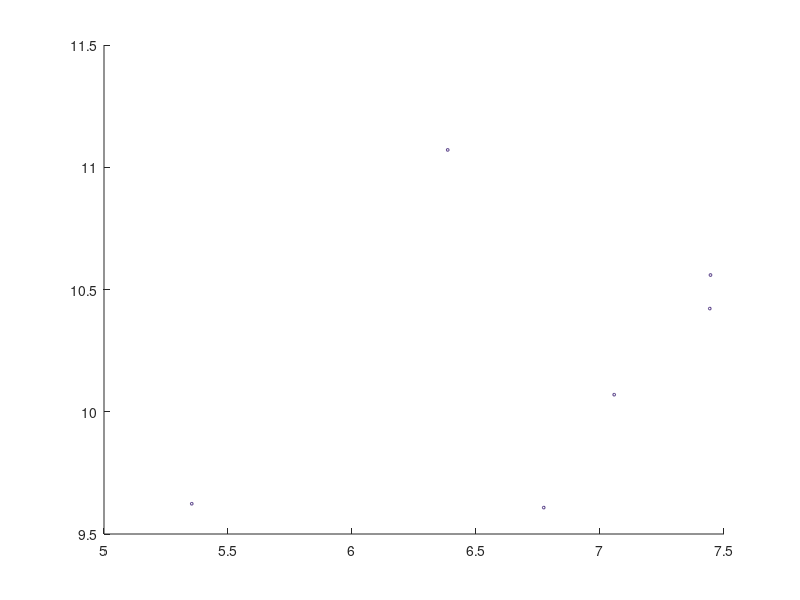

This chart was generated by the following MATLAB code: (Note: this script raises an error after producing the figure.)
% Dirichlet process (DP) mixture model as Chinese restaurant process (CRP) mixture
% directly yields cluster assignments of each observation
% Following nomenclature of Teh 2010
%
% G ~ DP(alpha, H)
% G = sum of pi_k * delta_theta_k, where delta_theta_k is a Kronecher delta f'n at theta_k
% theta_i ~ G
% theta_i = the parameters (hence cluster assignment) for observation x_i

%rng default;

H = @() rand(1,2) * 20; % base distribution = prior distribution over component parameters. Here, 2D uniform random variable in the square between [0, 0] and [10, 10] 
F = @(theta) mvnrnd(theta, [1 0; 0 1]); % component distribution, parametrized by theta. Here, 2D Gaussain with fixed covariance and parametrized mean. So we have a 2D Gaussian mixture

alpha = 10; % concentration parameter
N = 50; % # observations
K = 0; % # of active clusters

n = []; % # of observations assigned to each cluster
z = nan(N,1); % cluster assignment for each observation
theta_star = []; % parameters for each cluster
theta = nan(N,2); % parameters for each observation = theta_star(z(i))
x = nan(N,2); % observations

for i = 1:N % for each observation i
    % with probability proportional to n(k), assign i to cluster k;
    % with probability proportional to alpha, assign i to new cluster
    %
    p = [n(1:K), alpha];
    p = p / sum(p);
    
    z(i) = find(mnrnd(1, p)); % sample cluster assignment from categorical distribution with probabilities = the # of observations in each cluster, and alpha for the new cluster
    
    if z(i) == K + 1
        % new cluster
        %
        K = K + 1;
        n(K) = 1;
        theta_star(K,:) = H(); % draw new cluster params from base distribution
    else
        % old cluster
        %
        n(z(i)) = n(z(i)) + 1;
    end
    
    assert(isequal(K, numel(n)));
    assert(isequal(K, size(theta_star, 1)));
    
    % draw actual observation based on its cluster parameters
    % this is where the "mixture" part comes in; up to now, it's just a DP
    % with CRP construct
    %
    theta(i,:) = theta_star(z(i),:); % observation parameters = its cluster parameters
    x(i,:) = F(theta(i,:)); % draw observation from component distribution
end


% plot the clusters
%
C = colormap;
C = C(randperm(size(C,1)),:); % use different color for each cluster

figure;
hold on;
for k = 1:K % for each cluster
    scatter(x(z == k, 1), x(z == k, 2), 4, C(k,:)); % plot all the observations
    circle(theta_star(k,1), theta_star(k,2), 2, C(k,:)); % and a circle around the center (mean of observations)
end
hold off;
